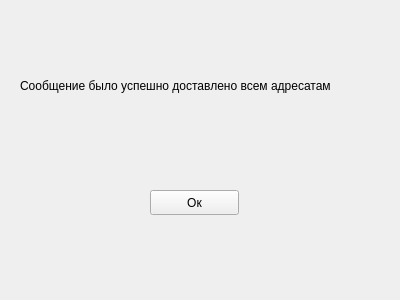
<?xml version="1.0" encoding="UTF-8"?>
<ui version="4.0">
 <class>RecieptDialog</class>
 <widget class="QWidget" name="RecieptDialog">
  <property name="geometry">
   <rect>
    <x>0</x>
    <y>0</y>
    <width>400</width>
    <height>300</height>
   </rect>
  </property>
  <property name="windowTitle">
   <string>Form</string>
  </property>
  <widget class="QPushButton" name="pushButton">
   <property name="geometry">
    <rect>
     <x>150</x>
     <y>190</y>
     <width>89</width>
     <height>25</height>
    </rect>
   </property>
   <property name="text">
    <string>Ок</string>
   </property>
  </widget>
  <widget class="QLabel" name="label">
   <property name="geometry">
    <rect>
     <x>20</x>
     <y>30</y>
     <width>371</width>
     <height>111</height>
    </rect>
   </property>
   <property name="text">
    <string>Сообщение было успешно доставлено всем адресатам</string>
   </property>
  </widget>
 </widget>
 <resources/>
 <connections/>
</ui>
